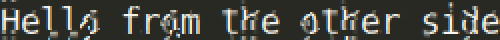
#> input picture output.png, 250 x 20 px (shown 2 times larger)
$ python tool_show_boxes.py --pixelimage output.png --searchimage output.png
#> lines starting #> are read from the running program, lines starting #| are printed output that depends on the picture
### depixlib/LoadedImage.py
from __future__ import annotations

from typing import cast
from PIL import Image


class LoadedImage:
    def __init__(self, path: str) -> None:
        self.path = path
        self.loadedImage = Image.open(self.path)
        self.width = self.loadedImage.size[0]
        self.height = self.loadedImage.size[1]
        self.imageData = self.__loadImageData()

    def getCopyOfLoadedPILImage(self) -> Image.Image:
        return self.loadedImage.copy()

    def __loadImageData(self) -> list[list[tuple[int, int, int]]]:
        """Load data from image with getdata() because of the speed increase over consecutive calls to getpixel"""
        _imageData = [[y for y in range(self.height)] for x in range(self.width)]

        rawData = self.loadedImage.getdata()
        rawDataCount = 0

        # because getdata returns the image as one big list
        for y in range(self.height):
            for x in range(self.width):

                _imageData[x][y] = rawData[rawDataCount][0:3]
                rawDataCount += 1
        return cast(list[list[tuple[int, int, int]]], _imageData)

### depixlib/functions.py
from __future__ import annotations

import logging
from random import choice
from typing import cast

from PIL import Image

from depixlib.LoadedImage import LoadedImage
from depixlib.Rectangle import ColorRectange, Rectangle, RectangleMatch


def findSameColorRectangle(
    pixelatedImage: LoadedImage,
    startCoordinates: tuple[int, int],
    maxCoordinates: tuple[int, int],
) -> ColorRectange:

    if pixelatedImage.imageData is None:
        raise ValueError("imageData of pixelatedImage is not set.")

    startx, starty = startCoordinates
    color = pixelatedImage.imageData[startx][starty]

    width = 0
    height = 0
    maxx, maxy = maxCoordinates

    # finds width and height quick
    for x in range(startx, maxx):
        if pixelatedImage.imageData[x][starty] == color:
            width += 1
        else:
            break

    for y in range(starty, maxy):
        if pixelatedImage.imageData[startx][y] == color:
            height += 1
        else:
            break

    # checks if real rectange with same color. prefers vertical rectangles
    for testx in range(startx, startx + width):
        for testy in range(starty, starty + height):

            if pixelatedImage.imageData[testx][testy] != color:
                # logging.info("Found rectangle error")
                return ColorRectange(color, (startx, starty), (testx, testy))

    return ColorRectange(color, (startx, starty), (startx + width, starty + height))


def findSameColorSubRectangles(
    pixelatedImage: LoadedImage, rectangle: Rectangle
) -> list[ColorRectange]:

    sameColorRectanges = []

    x = rectangle.x
    maxx = rectangle.x + rectangle.width + 1
    maxy = rectangle.y + rectangle.height + 1

    while x < maxx:
        y = rectangle.y

        while y < maxy:

            sameColorRectange = findSameColorRectangle(
                pixelatedImage, (x, y), (maxx, maxy)
            )
            if not sameColorRectange:
                continue
            # logging.info(
            #     "Found rectangle at (%s, %s) with size (%s,%s) and color %s"
            #     % (
            #         x,
            #         y,
            #         sameColorRectange.width,
            #         sameColorRectange.height,
            #         sameColorRectange.color,
            #     )
            # )
            sameColorRectanges.append(sameColorRectange)

            y += sameColorRectange.height

        x += sameColorRectange.width

    return sameColorRectanges


def removeMootColorRectangles(
    colorRectanges: list[ColorRectange],
    editorBackgroundColor: tuple[int, int, int] | None,
) -> list[ColorRectange]:

    pixelatedSubRectanges = []

    mootColors = [(0, 0, 0), (255, 255, 255)]
    if editorBackgroundColor is not None:
        mootColors.append(editorBackgroundColor)

    for colorRectange in colorRectanges:
        if colorRectange.color not in mootColors:
            pixelatedSubRectanges.append(colorRectange)

    return pixelatedSubRectanges


def findRectangleSizeOccurences(
    colorRectanges: list[ColorRectange],
) -> dict[tuple[int, int], int]:

    rectangeSizeOccurences: dict[tuple[int, int], int] = {}

    for colorRectange in colorRectanges:
        size = (colorRectange.width, colorRectange.height)
        if size in rectangeSizeOccurences:
            rectangeSizeOccurences[size] += 1
        else:
            rectangeSizeOccurences[size] = 1

    return rectangeSizeOccurences


# Thanks to Artoria2e5, see
# https://github.com/beurtschipper/Depix/pull/45
# [20 lines left out: functions srgb2lin, lin2srgb, not called in this run]


# return a dictionary, with sub-rectangle coordinates as key and RectangleMatch as value
def findRectangleMatches(
    rectangeSizeOccurences: dict[tuple[int, int], int],
    pixelatedSubRectanges: list[ColorRectange],
    searchImage: LoadedImage,
    averageType: str = "gammacorrected",
) -> dict[tuple[int, int], list[RectangleMatch]]:
    r: int | float
    rr: int | float
    g: int | float
    gg: int | float
    b: int | float
    bb: int | float
    rectangleMatches: dict[tuple[int, int], list[RectangleMatch]] = {}

    for rectangeSizeOccurence in rectangeSizeOccurences:

        rectangleSize = rectangeSizeOccurence
        rectangleWidth = rectangleSize[0]
        rectangleHeight = rectangleSize[1]
        pixelsInRectangle = rectangleWidth * rectangleHeight

        # filter out the desired rectangle size
        matchingRectangles = []
        for colorRectange in pixelatedSubRectanges:

            if (colorRectange.width, colorRectange.height) == rectangleSize:
                matchingRectangles.append(colorRectange)

        logging.info(
            "Scanning {} blocks with size {}".format(
                len(matchingRectangles), rectangleSize
            )
        )
        for x in range(searchImage.width - rectangleWidth):
            for y in range(searchImage.height - rectangleHeight):

                r = g = b = 0.0
                matchData = []

                for xx in range(rectangleWidth):

                    for yy in range(rectangleHeight):

                        newPixel = searchImage.imageData[x + xx][y + yy]
                        matchData.append(newPixel)

                        if averageType == "gammacorrected":
                            rr, gg, bb = newPixel

                        if averageType == "linear":
                            newPixelLinear = tuple(
                                srgb2lin(float(v / 255)) for v in newPixel
                            )
                            rr, gg, bb = newPixelLinear

                        r += rr
                        g += gg
                        b += bb

                if averageType == "gammacorrected":
                    averageColor = (
                        int(r / pixelsInRectangle),
                        int(g / pixelsInRectangle),
                        int(b / pixelsInRectangle),
                    )

                elif averageType == "linear":
                    averageColor = cast(
                        tuple[int, int, int],
                        tuple(
                            int(round(lin2srgb(v / pixelsInRectangle) * 255))
                            for v in (r, g, b)
                        ),
                    )

                for matchingRectangle in matchingRectangles:

                    if (
                        matchingRectangle.x,
                        matchingRectangle.y,
                    ) not in rectangleMatches:
                        rectangleMatches[
                            (matchingRectangle.x, matchingRectangle.y)
                        ] = []

                    if matchingRectangle.color == averageColor:
                        newRectangleMatch = RectangleMatch(x, y, matchData)
                        rectangleMatches[
                            (matchingRectangle.x, matchingRectangle.y)
                        ].append(newRectangleMatch)

            if x % ((searchImage.width - rectangleWidth)/10) == 0:
                logging.info(
                    "Scanning in searchImage: {}/{}".format(
                        x, searchImage.width - rectangleWidth
                    )
                )

    return rectangleMatches


def dropEmptyRectangleMatches(
    rectangleMatches: dict[tuple[int, int], list[RectangleMatch]],
    pixelatedSubRectanges: list[ColorRectange],
) -> list[ColorRectange]:

    newPixelatedSubRectanges = []
    for pixelatedSubRectange in pixelatedSubRectanges:
        if len(rectangleMatches[(pixelatedSubRectange.x, pixelatedSubRectange.y)]) > 0:
            newPixelatedSubRectanges.append(pixelatedSubRectange)

    return newPixelatedSubRectanges


# [172 lines left out: functions splitSingleMatchAndMultipleMatches, isNeighbor, findGeometricMatchesForSingleResults, writeFirstMatchToImage, writeRandomMatchesToImage, writeAverageMatchToImage, not called in this run]

### depixlib/Rectangle.py
from __future__ import annotations


class Rectangle:
    def __init__(
        self, startCoordinates: tuple[int, int], endCoordinates: tuple[int, int]
    ) -> None:
        self.startCoordinates = startCoordinates
        self.endCoordinates = endCoordinates

        self.x = self.startCoordinates[0]
        self.y = self.startCoordinates[1]

        self.width = self.endCoordinates[0] - self.x
        self.height = self.endCoordinates[1] - self.y


class ColorRectange(Rectangle):
    def __init__(
        self,
        color: tuple[int, int, int],
        startCoordinates: tuple[int, int],
        endCoordinates: tuple[int, int],
    ) -> None:

        super(ColorRectange, self).__init__(startCoordinates, endCoordinates)
        self.color = color


class RectangleMatch:
    def __init__(self, x: int, y: int, data: list[tuple[int, int, int]]) -> None:
        self.x = x
        self.y = y
        self.data = data

### depixlib/helpers.py
import os
import argparse

from typing import cast

def check_file(s: str) -> str:
    if os.path.isfile(s):
        return s
    else:
        raise argparse.ArgumentTypeError("%s is not a file." % repr(s))


# [13 lines left out: function check_color, not called in this run]

### tool_show_boxes.py
from __future__ import annotations

import argparse
import logging
logging.basicConfig(format="%(asctime)s - %(message)s", level=logging.INFO)

from PIL import Image, ImageDraw

from depixlib.helpers import (
    check_file,
    check_color
)
from depixlib.functions import (
    dropEmptyRectangleMatches,
    findGeometricMatchesForSingleResults,
    findRectangleMatches,
    findRectangleSizeOccurences,
    findSameColorSubRectangles,
    removeMootColorRectangles,
    splitSingleMatchAndMultipleMatches,
    writeAverageMatchToImage,
    writeFirstMatchToImage
)
from depixlib.LoadedImage import LoadedImage
from depixlib.Rectangle import Rectangle


def parse_args() -> argparse.Namespace:

    usage = """
    note:
        The pixelated rectangle must be cut out to only include the pixelated rectangles.
        The pattern search image is generally a screenshot of a De Bruijn sequence of expected characters,
        made on a machine with the same editor and text size as the original screenshot that was pixelated.
    """

    parser = argparse.ArgumentParser(
        description="This command recovers passwords from pixelized screenshots.",
        epilog=usage
    )
    parser.add_argument(
        "-p",
        "--pixelimage",
        help="path to image with pixelated rectangle",
        required=True,
        default=argparse.SUPPRESS,
        type=check_file,
        metavar="PATH"
    )
    parser.add_argument(
        "-s",
        "--searchimage",
        help="path to image with patterns to search",
        required=True,
        default=argparse.SUPPRESS,
        type=check_file,
        metavar="PATH",
    )
    parser.add_argument(
        "-a",
        "--averagetype",
        help="type of RGB average to use",
        default="gammacorrected",
        choices=["gammacorrected", "linear"],
        metavar="TYPE",
    )
    parser.add_argument(
        "-b",
        "--backgroundcolor",
        help="original editor background color in format r,g,b (color to ignore)",
        default=None,
        type=check_color,
        metavar="RGB"
    )
    parser.add_argument(
        "-o",
        "--outputimage",
        help="path to output image",
        default="output.png",
        metavar="PATH",
    )
    return parser.parse_args()


def main() -> None:
    args = parse_args()

    pixelatedImagePath = args.pixelimage
    searchImagePath = args.searchimage
    editorBackgroundColor: tuple[int, int, int] | None = args.backgroundcolor
    averageType = args.averagetype

    logging.info("Loading pixelated image from %s" % pixelatedImagePath)
    pixelatedImage = LoadedImage(pixelatedImagePath)
#> in __init__, self.loadedImage is the input picture: PIL image 250x20 RGB; mean R, G, B 71.1, 72, 66
#> after the loop in __loadImageData, `for y in range(self.height):`: rawDataCount = 5000
#> in __init__, `self.imageData = self.__loadImageData()`: self.imageData = 250 items
    unpixelatedOutputImage = pixelatedImage.getCopyOfLoadedPILImage()

    logging.info("Loading search image from %s" % searchImagePath)
    searchImage = LoadedImage(searchImagePath)

    logging.info("Finding color rectangles from pixelated space")
    # fill coordinates here if not cut out
    pixelatedRectange = Rectangle(
        (0, 0), (pixelatedImage.width - 1, pixelatedImage.height - 1)
    )

    pixelatedSubRectanges = findSameColorSubRectangles(
        pixelatedImage, pixelatedRectange
    )
#> the loop in findSameColorSubRectangles, `while x < maxx:` made 96 passes
    logging.info("Found %s same color rectangles" % len(pixelatedSubRectanges))

    pixelatedSubRectanges = removeMootColorRectangles(
        pixelatedSubRectanges, editorBackgroundColor
    )
    logging.info("%s rectangles left after moot filter" % len(pixelatedSubRectanges))

    rectangeSizeOccurences = findRectangleSizeOccurences(pixelatedSubRectanges)
    logging.info("Found %s different rectangle sizes" % len(rectangeSizeOccurences))
    if len(rectangeSizeOccurences) > max(
        10, pixelatedRectange.width * pixelatedRectange.height * 0.01
    ):
        logging.warning(
            "Too many variants on block size. Re-cropping the image might help."
        )

    logging.info("Finding matches in search image")
    rectangleMatches = findRectangleMatches(
        rectangeSizeOccurences, pixelatedSubRectanges, searchImage, averageType
    )
#> the loop in findRectangleMatches, `for rectangeSizeOccurence in rectangeSizeOccurences: ` made 114 passes
#> rectangeSizeOccurence on passes 1 to 12: (1, 1), (20, 1), (20, 2), (1, 5), (1, 3), (1, 2), (25, 1), (19, 1), (19, 2), (24, 1), (18, 1), (18, 2)

    logging.info("Removing blocks with no matches")
    pixelatedSubRectanges = dropEmptyRectangleMatches(
        rectangleMatches, pixelatedSubRectanges
    )

    # Enhance like in the movies
    enhance = 3

    image = Image.open(pixelatedImagePath)
    enhancedImage = image.resize((image.width*enhance, image.height*enhance))
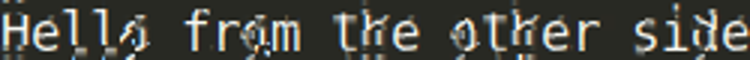
#> enhancedImage: PIL image 750x60 RGB; mean R, G, B 71.1, 72, 66
    draw = ImageDraw.Draw(enhancedImage)

    # Show crappy box detector output
    for box in pixelatedSubRectanges:

        draw.line([
            (box.x*enhance, box.y*enhance),
            (((box.x+box.width)*enhance)-enhance, box.y*enhance ),
            (((box.x+box.width)*enhance)-enhance, ((box.y+box.height)*enhance)-enhance),
            (box.x*enhance, ((box.y+box.height)*enhance) - enhance),
            (box.x*enhance, box.y*enhance)
            ], width=1, fill="red")

    enhancedImage.show()
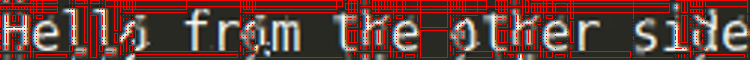
#> shown: PIL image 750x60 RGB; mean R, G, B 102.2, 63.3, 58.3


if __name__ == "__main__":
    main()
